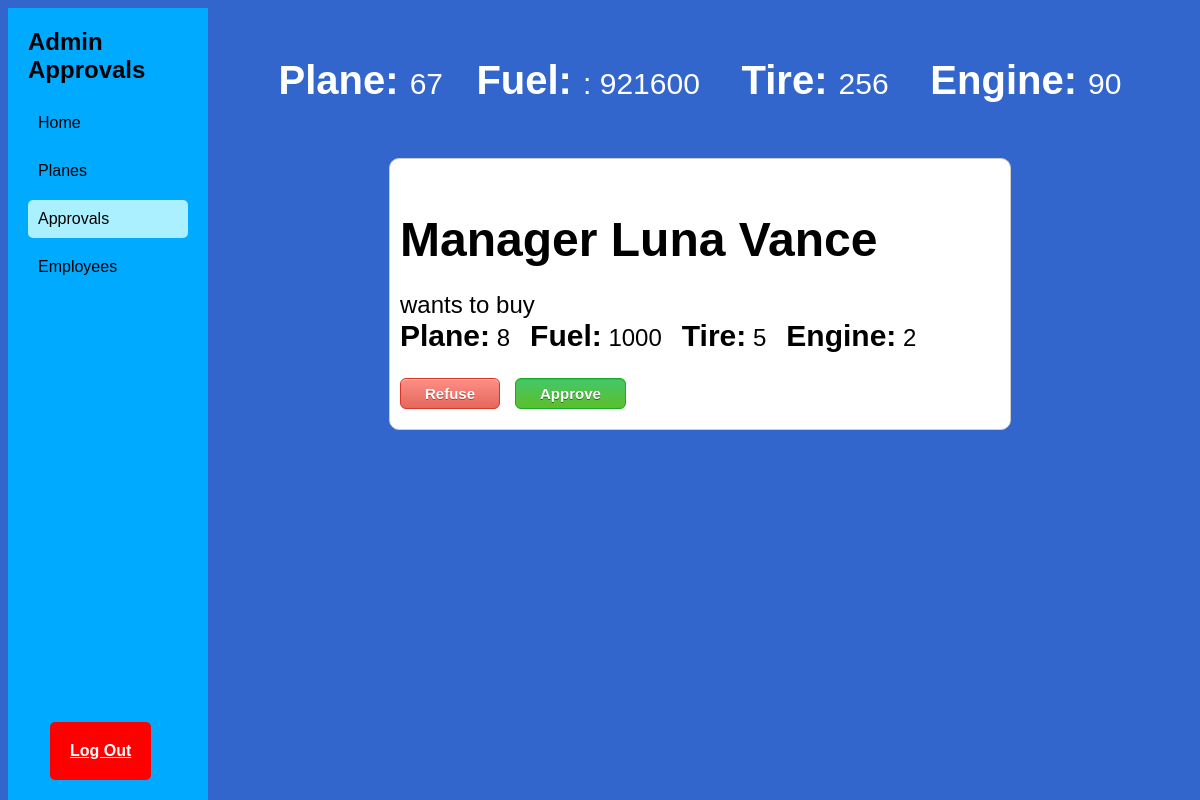
The page /admins/Approvals.php on the database its author committed.
### tables this page shows
CREATE TABLE `storehouse` (
  `plane` int(11) DEFAULT NULL,
  `fuel` int(11) DEFAULT NULL,
  `tire` int(11) DEFAULT NULL,
  `motor` int(11) DEFAULT NULL
);

CREATE TABLE `purchase` (
  `purchaseID` int(11) NOT NULL,
  `managerUserID` int(11) DEFAULT NULL,
  `plane` int(11) DEFAULT NULL,
  `fuel` int(11) DEFAULT NULL,
  `tire` int(11) DEFAULT NULL,
  `motor` int(11) DEFAULT NULL
);

CREATE TABLE `users` (
  `userID` int(11) NOT NULL,
  `password` varchar(255) NOT NULL,
  `firstname` varchar(255) NOT NULL,
  `lastname` varchar(255) NOT NULL,
  `role` enum('admin','manager','staff') NOT NULL,
  `status` enum('available','busy') DEFAULT 'available'
);

### database.php (called while the page is built, shortened)
<?php
$db_server = "localhost";
$db_user = "root";
$db_pass = "";
$db_name = "Silvee";
$conn = mysqli_connect($db_server, $db_user, $db_pass,  $db_name);
$storeHouse = mysqli_query($conn, "SELECT * FROM storehouse");
$purchase = mysqli_query($conn, "SELECT * FROM purchase");
?>

### admins/Approvals.php (the view, shortened to what this page needs)
<!DOCTYPE html>
<html lang="en">
<head>
    <link rel="stylesheet" href="../style.css">
</head>
<body>
    <div class="sidebar">
        <h1>Admin Approvals</h1>
        <a href="admin.php" >Home</a>
        <a href="searchPlanes.php">Planes</a>
        <a href="#" class="home">Approvals</a>
        <a href="employee.php">Employees</a>
    </div>
    <div class="main-content">
    <?php
include '../infoBar.php';
?>
        <div class="container">
            <?php
            include_once("../database.php");
            while ($row = mysqli_fetch_assoc($purchase)){
                    $name = mysqli_query($conn, "SELECT firstname, lastname FROM users WHERE userID = ". $row['managerUserID']);
                    if ($name) {
                        $rowName = mysqli_fetch_assoc($name);
                        $fullName = $rowName['firstname'] . ' ' . $rowName['lastname'];
                        echo '<div class="card">';
                        echo '<div>';
                        echo '<h1>Manager ' . $fullName . " " . '</h1>';
                        echo '<p> wants to buy <br><strong>Plane:</strong> ' . $row['plane'] . '&nbsp&nbsp <strong>Fuel:</strong> ' . $row['fuel'] . ' &nbsp&nbsp<strong>Tire:</strong> ' . $row['tire'] .' &nbsp&nbsp<strong>Engine:</strong> ' . $row['motor'] .'</strong></p>';
                        echo '<button class="refuseButton RejectOrderButton" value="'.$row['purchaseID'].'">Refuse</button>';
                        echo '<button class="approveButton approveOrderButton" value="'.$row['purchaseID'].'">Approve</button>';
                        echo '</div>';
                        echo '</div>';
                    }
                }
            ?>
        </div>
    </div>
    <a href="../index.php" class="logout">Log Out</a>
</body>
</html>

### infoBar.php
<div class="infoBar">
                <p>
                    <?php
                    include("../database.php");
                    if (mysqli_num_rows($storeHouse) > 0){
                        while ($row = $storeHouse->fetch_assoc()) {
                            echo "<strong>Plane: </strong> " . $row["plane"] .
                            "&nbsp &nbsp <strong>Fuel: </strong>: " . $row["fuel"] .
                            " &nbsp &nbsp <strong>Tire: </strong> " . $row["tire"] .
                            " &nbsp &nbsp <strong>Engine: </strong>  " . $row["motor"] . "<br>";
                        }
                    } else {
                    echo "<strong>Plane: </strong> 23 &nbsp &nbsp
                    <strong>Fuel: </strong> 500 gallons &nbsp &nbsp
                    <strong>Tire: </strong> 60 &nbsp &nbsp
                    <strong>Engine: </strong> 15";
                    }
                    ?>
                </p>
        </div>

### style.css (style rules this page uses)
.logout { background-color: red; color: white; font-weight: 700; position: fixed; bottom: 0; left: 0; padding: 20px; margin: 20px; margin-left: 50px; border-radius: 5px; }
body { font-family: Arial, sans-serif; background-color: #3366cc; }
.sidebar { width: 200px; background-color: #00aaff; height: 100vh; padding: 20px; box-sizing: border-box; position: fixed; }
.sidebar h1 { color: black; font-size: 24px; margin: 0 0 20px 0; }
.sidebar a { display: block; color: black; text-decoration: none; margin: 10px 0; padding: 10px; border-radius: 5px; }
.sidebar a.home { background-color: #aaf0ff; }
.main-content { margin: 0; margin-left: 200px; justify-content: center; align-items: start; }
.infoBar { display: flex; justify-content: center; margin: 0 auto; padding-top: 20px; }
.infoBar p { color: white; font-size: 30px; }
.infoBar strong { font-size: 40px; font-weight: 900; }
.container { display: grid; justify-content: center; align-items: center; gap: 25px; }
.card, .pieChart { width: 1200px; height: 200px; border: 1px solid #ccc; border-radius: 10px; margin: 25px; background-color: white; display: flex; justify-content: center; align-items: center; font-family: sans-serif; font-size: 1.5em; padding: 10px; }
.card div { flex-grow: 1; }
.card h1 { margin-bottom: 5px; }
.card strong { font-size: 30px; font-weight: 900; }
Button { border-radius:6px; display:inline-block; cursor:pointer; color:#ffffff; font-family:Arial; font-size:15px; font-weight:bold; padding:6px 24px; text-decoration:none; }
.refuseButton { box-shadow:inset 0px 1px 0px 0px #f7c5c0; background:linear-gradient(to bottom, #fc8d83 5%, #e4685d 100%); background-color:#fc8d83; border:1px solid #d83526; text-shadow:0px 1px 0px #b23e35; }
.approveButton { box-shadow:inset 0px 1px 0px 0px #3dc21b; background:linear-gradient(to bottom, #44c767 5%, #5cbf2a 100%); background-color:#44c767; border:1px solid #18ab29; text-shadow:0px 1px 0px #2f6627; margin-left: 15px; }

### admins/Approvals.php (style rules this page uses)
.card { width: 600px; height: 250px; }

### rows shown on the page
storehouse: plane "67", fuel "921600", tire "256", motor "90"
purchase: managerUserID.lastname "Luna Vance", plane "8", fuel "1000", tire "5", motor "2", $row['purchaseID'] 29 (drawn)
